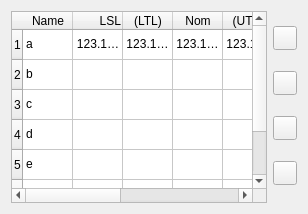
       <widget class="QWidget" name="outputParametersTab">
        <attribute name="title">
         <string>Output Parameters</string>
        </attribute>
        <layout class="QGridLayout" name="gridLayout_3">
         <item row="0" column="0">
          <layout class="QHBoxLayout" name="horizontalLayout_2">
           <item>
            <widget class="QTableWidget" name="outputParameterTable">
             <attribute name="horizontalHeaderDefaultSectionSize">
              <number>50</number>
             </attribute>
             <row>
              <property name="text">
               <string>1</string>
              </property>
             </row>
             <row>
              <property name="text">
               <string>2</string>
              </property>
             </row>
             <row>
              <property name="text">
               <string>3</string>
              </property>
             </row>
             <row>
              <property name="text">
               <string>4</string>
              </property>
              <property name="textAlignment">
               <set>AlignLeading|AlignVCenter</set>
              </property>
             </row>
             <row>
              <property name="text">
               <string>5</string>
              </property>
             </row>
             <row>
              <property name="text">
               <string>6</string>
              </property>
             </row>
             <row>
              <property name="text">
               <string>7</string>
              </property>
             </row>
             <column>
              <property name="text">
               <string>Name</string>
              </property>
             </column>
             <column>
              <property name="text">
               <string>LSL</string>
              </property>
              <property name="textAlignment">
               <set>AlignTrailing|AlignVCenter</set>
              </property>
             </column>
             <column>
              <property name="text">
               <string>(LTL)</string>
              </property>
              <property name="textAlignment">
               <set>AlignCenter</set>
              </property>
             </column>
             <column>
              <property name="text">
               <string>Nom</string>
              </property>
              <property name="textAlignment">
               <set>AlignCenter</set>
              </property>
             </column>
             <column>
              <property name="text">
               <string>(UTL)</string>
              </property>
              <property name="textAlignment">
               <set>AlignCenter</set>
              </property>
             </column>
             <column>
              <property name="text">
               <string>USL</string>
              </property>
              <property name="textAlignment">
               <set>AlignLeading|AlignVCenter</set>
              </property>
             </column>
             <column>
              <property name="text">
               <string>10˟</string>
              </property>
              <property name="textAlignment">
               <set>AlignTrailing|AlignVCenter</set>
              </property>
             </column>
             <column>
              <property name="text">
               <string>Unit</string>
              </property>
             </column>
             <column>
              <property name="text">
               <string>fmt</string>
              </property>
              <property name="textAlignment">
               <set>AlignTrailing|AlignVCenter</set>
              </property>
             </column>
             <item row="0" column="0">
              <property name="text">
               <string>a</string>
              </property>
              <property name="flags">
               <set>ItemIsSelectable|ItemIsEditable|ItemIsEnabled</set>
              </property>
             </item>
             <item row="0" column="1">
              <property name="text">
               <string>123.123</string>
              </property>
              <property name="textAlignment">
               <set>AlignTrailing|AlignVCenter</set>
              </property>
              <property name="flags">
               <set>ItemIsSelectable|ItemIsEditable|ItemIsEnabled</set>
              </property>
             </item>
             <item row="0" column="2">
              <property name="text">
               <string>123.123</string>
              </property>
              <property name="textAlignment">
               <set>AlignCenter</set>
              </property>
              <property name="flags">
               <set>ItemIsSelectable|ItemIsEditable|ItemIsEnabled</set>
              </property>
             </item>
             <item row="0" column="3">
              <property name="text">
               <string>123.123</string>
              </property>
              <property name="textAlignment">
               <set>AlignCenter</set>
              </property>
              <property name="flags">
               <set>ItemIsSelectable|ItemIsEditable|ItemIsEnabled</set>
              </property>
             </item>
             <item row="0" column="4">
              <property name="text">
               <string>123.123</string>
              </property>
              <property name="textAlignment">
               <set>AlignCenter</set>
              </property>
              <property name="flags">
               <set>ItemIsSelectable|ItemIsEditable|ItemIsEnabled</set>
              </property>
             </item>
             <item row="0" column="5">
              <property name="text">
               <string>123.123</string>
              </property>
              <property name="flags">
               <set>ItemIsSelectable|ItemIsEditable|ItemIsEnabled</set>
              </property>
             </item>
             <item row="0" column="6">
              <property name="text">
               <string>M</string>
              </property>
              <property name="textAlignment">
               <set>AlignTrailing|AlignVCenter</set>
              </property>
             </item>
             <item row="0" column="7">
              <property name="text">
               <string>Hz</string>
              </property>
             </item>
             <item row="1" column="0">
              <property name="text">
               <string>b</string>
              </property>
             </item>
             <item row="1" column="6">
              <property name="text">
               <string>K</string>
              </property>
              <property name="textAlignment">
               <set>AlignTrailing|AlignVCenter</set>
              </property>
             </item>
             <item row="1" column="7">
              <property name="text">
               <string>Ω</string>
              </property>
             </item>
             <item row="2" column="0">
              <property name="text">
               <string>c</string>
              </property>
             </item>
             <item row="2" column="6">
              <property name="text">
               <string>μ</string>
              </property>
              <property name="textAlignment">
               <set>AlignTrailing|AlignVCenter</set>
              </property>
             </item>
             <item row="2" column="7">
              <property name="text">
               <string>A</string>
              </property>
             </item>
             <item row="3" column="0">
              <property name="text">
               <string>d</string>
              </property>
             </item>
             <item row="3" column="6">
              <property name="text">
               <string>η</string>
              </property>
              <property name="textAlignment">
               <set>AlignTrailing|AlignVCenter</set>
              </property>
             </item>
             <item row="3" column="7">
              <property name="text">
               <string>F</string>
              </property>
             </item>
             <item row="4" column="0">
              <property name="text">
               <string>e</string>
              </property>
             </item>
             <item row="5" column="0">
              <property name="text">
               <string>f</string>
              </property>
             </item>
             <item row="6" column="0">
              <property name="text">
               <string>g</string>
              </property>
             </item>
            </widget>
           </item>
           <item>
            <layout class="QVBoxLayout" name="verticalLayout">
             <item>
              <widget class="QPushButton" name="outputParameterMoveUp">
               <property name="sizePolicy">
                <sizepolicy hsizetype="Fixed" vsizetype="Fixed">
                 <horstretch>0</horstretch>
                 <verstretch>0</verstretch>
                </sizepolicy>
               </property>
               <property name="minimumSize">
                <size>
                 <width>24</width>
                 <height>24</height>
                </size>
               </property>
               <property name="maximumSize">
                <size>
                 <width>24</width>
                 <height>24</height>
                </size>
               </property>
               <property name="toolTip">
                <string>move parameter up</string>
               </property>
               <property name="text">
                <string/>
               </property>
               <property name="iconSize">
                <size>
                 <width>24</width>
                 <height>24</height>
                </size>
               </property>
              </widget>
             </item>
             <item>
              <widget class="QPushButton" name="outputParameterAdd">
               <property name="sizePolicy">
                <sizepolicy hsizetype="Fixed" vsizetype="Fixed">
                 <horstretch>0</horstretch>
                 <verstretch>0</verstretch>
                </sizepolicy>
               </property>
               <property name="minimumSize">
                <size>
                 <width>24</width>
                 <height>24</height>
                </size>
               </property>
               <property name="maximumSize">
                <size>
                 <width>24</width>
                 <height>24</height>
                </size>
               </property>
               <property name="toolTip">
                <string>add parameter</string>
               </property>
               <property name="text">
                <string/>
               </property>
               <property name="iconSize">
                <size>
                 <width>24</width>
                 <height>24</height>
                </size>
               </property>
              </widget>
             </item>
             <item>
              <widget class="QPushButton" name="outputParameterDelete">
               <property name="sizePolicy">
                <sizepolicy hsizetype="Fixed" vsizetype="Fixed">
                 <horstretch>0</horstretch>
                 <verstretch>0</verstretch>
                </sizepolicy>
               </property>
               <property name="minimumSize">
                <size>
                 <width>24</width>
                 <height>24</height>
                </size>
               </property>
               <property name="maximumSize">
                <size>
                 <width>24</width>
                 <height>24</height>
                </size>
               </property>
               <property name="toolTip">
                <string>remove parameter</string>
               </property>
               <property name="text">
                <string/>
               </property>
               <property name="iconSize">
                <size>
                 <width>24</width>
                 <height>24</height>
                </size>
               </property>
              </widget>
             </item>
             <item>
              <widget class="QPushButton" name="outputParameterMoveDown">
               <property name="sizePolicy">
                <sizepolicy hsizetype="Fixed" vsizetype="Fixed">
                 <horstretch>0</horstretch>
                 <verstretch>0</verstretch>
                </sizepolicy>
               </property>
               <property name="minimumSize">
                <size>
                 <width>24</width>
                 <height>24</height>
                </size>
               </property>
               <property name="maximumSize">
                <size>
                 <width>24</width>
                 <height>24</height>
                </size>
               </property>
               <property name="toolTip">
                <string>move parameter down</string>
               </property>
               <property name="text">
                <string/>
               </property>
               <property name="iconSize">
                <size>
                 <width>24</width>
                 <height>24</height>
                </size>
               </property>
              </widget>
             </item>
            </layout>
           </item>
          </layout>
         </item>
        </layout>
       </widget>
